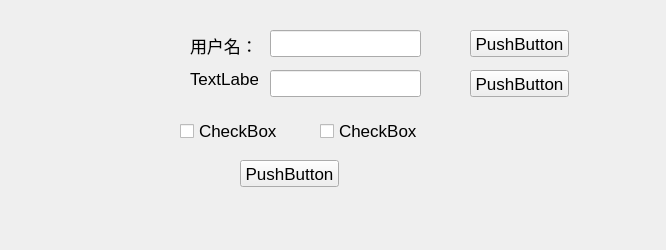
<?xml version="1.0" encoding="UTF-8"?>
<ui version="4.0">
 <class>QQ</class>
 <widget class="QDockWidget" name="QQ">
  <property name="geometry">
   <rect>
    <x>0</x>
    <y>0</y>
    <width>666</width>
    <height>250</height>
   </rect>
  </property>
  <property name="font">
   <font>
    <pointsize>13</pointsize>
   </font>
  </property>
  <property name="windowTitle">
   <string>DockWidget</string>
  </property>
  <widget class="QWidget" name="dockWidgetContents">
   <widget class="QPushButton" name="pushButton">
    <property name="geometry">
     <rect>
      <x>240</x>
      <y>160</y>
      <width>99</width>
      <height>27</height>
     </rect>
    </property>
    <property name="text">
     <string>PushButton</string>
    </property>
   </widget>
   <widget class="QCheckBox" name="checkBox">
    <property name="geometry">
     <rect>
      <x>180</x>
      <y>120</y>
      <width>99</width>
      <height>22</height>
     </rect>
    </property>
    <property name="text">
     <string>CheckBox</string>
    </property>
   </widget>
   <widget class="QCheckBox" name="checkBox_2">
    <property name="geometry">
     <rect>
      <x>320</x>
      <y>120</y>
      <width>99</width>
      <height>22</height>
     </rect>
    </property>
    <property name="text">
     <string>CheckBox</string>
    </property>
   </widget>
   <widget class="QLineEdit" name="lineEdit">
    <property name="geometry">
     <rect>
      <x>270</x>
      <y>30</y>
      <width>151</width>
      <height>27</height>
     </rect>
    </property>
   </widget>
   <widget class="QLabel" name="label">
    <property name="geometry">
     <rect>
      <x>190</x>
      <y>30</y>
      <width>61</width>
      <height>31</height>
     </rect>
    </property>
    <property name="font">
     <font>
      <pointsize>13</pointsize>
     </font>
    </property>
    <property name="text">
     <string>用户名：</string>
    </property>
   </widget>
   <widget class="QLabel" name="label_2">
    <property name="geometry">
     <rect>
      <x>190</x>
      <y>70</y>
      <width>68</width>
      <height>17</height>
     </rect>
    </property>
    <property name="text">
     <string>TextLabel</string>
    </property>
   </widget>
   <widget class="QLineEdit" name="lineEdit_2">
    <property name="geometry">
     <rect>
      <x>270</x>
      <y>70</y>
      <width>151</width>
      <height>27</height>
     </rect>
    </property>
   </widget>
   <widget class="QPushButton" name="pushButton_2">
    <property name="geometry">
     <rect>
      <x>470</x>
      <y>30</y>
      <width>99</width>
      <height>27</height>
     </rect>
    </property>
    <property name="text">
     <string>PushButton</string>
    </property>
   </widget>
   <widget class="QPushButton" name="pushButton_3">
    <property name="geometry">
     <rect>
      <x>470</x>
      <y>70</y>
      <width>99</width>
      <height>27</height>
     </rect>
    </property>
    <property name="text">
     <string>PushButton</string>
    </property>
   </widget>
   <widget class="QLabel" name="label_3">
    <property name="geometry">
     <rect>
      <x>40</x>
      <y>40</y>
      <width>121</width>
      <height>81</height>
     </rect>
    </property>
    <property name="text">
     <string/>
    </property>
    <property name="pixmap">
     <pixmap>newGreen/imag/qi.jpg</pixmap>
    </property>
   </widget>
  </widget>
 </widget>
 <resources/>
 <connections/>
</ui>
